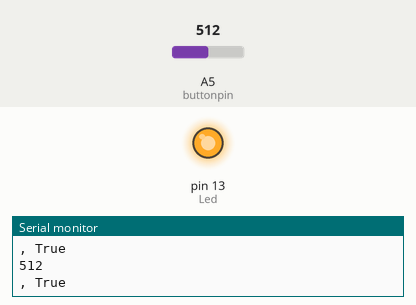
Recording of a sketch running on a simulated Arduino Uno, built with avr-gcc and run on an emulated ATmega328P. Parts: output pins drawn as LEDs (lit = HIGH), the last lines printed to the serial monitor. The test bench sets the inputs (shaded band); at power-on: A5 (buttonpin) = 512.

Above: at 1.8 s.
1.9 s: A5 (buttonpin) set to 35
3.4 s: A5 (buttonpin) set to 28
At 4.3 s:
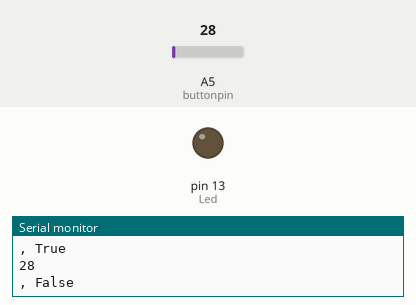
5.5 s: A5 (buttonpin) set to 122
At 7.1 s:
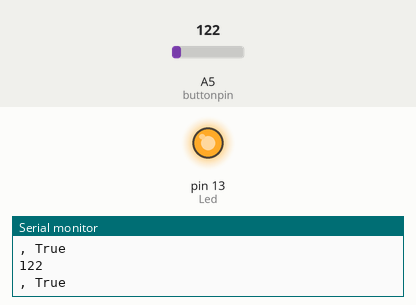
7.5 s: A5 (buttonpin) set to 22
At 8.6 s:
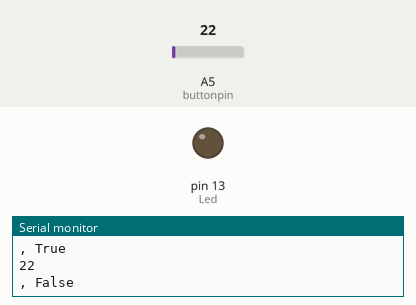
Timing chart, 0 to 10.5 s (numbered marks = the images above; inputs shaded):
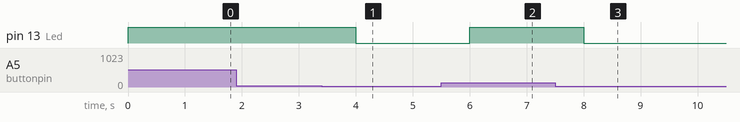

Measured:
- the behaviour switches between 33 and 32 on A5 (buttonpin) (found by bisection; images 0 and 1)
- after the input at 3.4 s, pin 13 (Led): HIGH → LOW after 0.60 s
- after the input at 5.5 s, pin 13 (Led): LOW → HIGH after 0.50 s
- after the input at 7.5 s, pin 13 (Led): HIGH → LOW after 0.50 s

The sketch:

Sound_Transducer.ino
```cpp
/*

Sound Transducer

Wiring

Transducer    Arduino
AO ------------> Analog Pin 5
G -------------> GND
+ -------------> 5V

*/

int Led = 13;
int buttonpin = A5;
int val;

void setup () {
  pinMode(Led, OUTPUT);
  pinMode(buttonpin, INPUT);
  Serial.begin(9600);
}

void loop () {
  val = analogRead(buttonpin);
  Serial.println(val);
  if (val >32) {
    digitalWrite(Led, HIGH);
    Serial.println(", True");
  }
  else {
    digitalWrite(Led, LOW);
    Serial.println(", False");
  }
  delay(1000);
}
```
